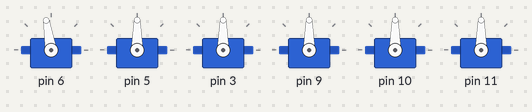
Recording of a sketch running on a simulated Arduino Uno, built with avr-gcc and run on an emulated ATmega328P. Parts: 6 × servo.

Above: at 0.15 s.
At 6.2 s:
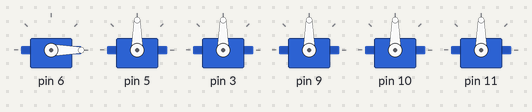
At 18.83 s:
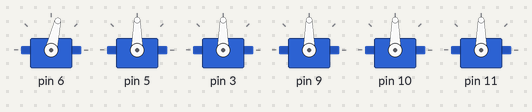
At 34.8 s:
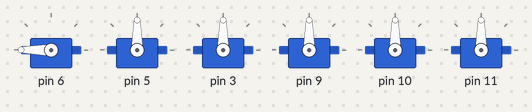
Timing chart, 0 to 36.3 s (numbered marks = the images above):
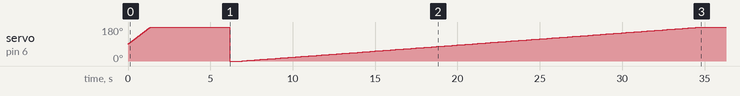

The sketch:

spiderLeg3.ino
```cpp
//program to zero the servos

#include <Servo.h>
// create servo object to control a servo
Servo LFleg[3];
Servo RFleg[3];


int hipPos[4];
int kneePos[4];
int anklePos[4];
int speed = 15;


void setup() {
  // put your setup code here, to run once:
  RFleg[0].attach(6); //hip
  RFleg[1].attach(5); //knee
  RFleg[2].attach(3); //ankle
  LFleg[0].attach(9);
  LFleg[1].attach(10);
  LFleg[2].attach(11);
}

void loop() {
  // put your main code here, to run repeatedly:
  //set all joint angles to 90
  for (int i = 0; i < 4; i++) {
    hipPos[i] = 90;
    kneePos[i] = 90;
    anklePos[i] = 90;
  }
  //set all joints to 90
  RFleg[0].write(hipPos[0]);
  RFleg[1].write(kneePos[0]);
  RFleg[2].write(anklePos[0]);
  LFleg[0].write(hipPos[1]);
  LFleg[1].write(kneePos[1]);
  LFleg[2].write(anklePos[1]);


  for (hipPos[0]; hipPos[0] >= 45; hipPos[0]++) {
    RFleg[0].write(hipPos[0]);
    delay(speed);
  }
  delay(1000);
  for (hipPos[0]; hipPos[0] <= 90; hipPos[0]--) {
    RFleg[0].write(hipPos[0]);
    delay(speed);
  }

}
```
